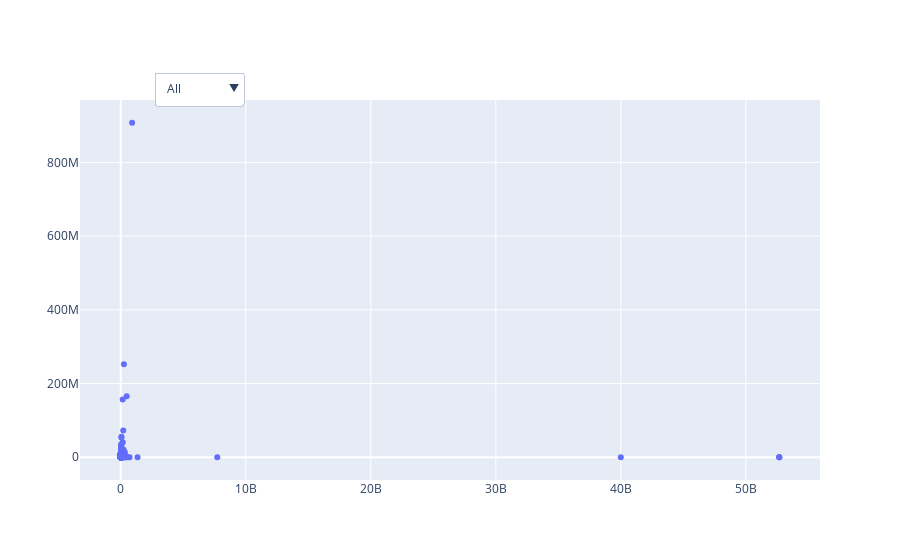

The notebook cell saved with this chart:
### Markdown cell above
### Adding Dropdown menu

### Code cell
# Create the dropdown menu for the 'Stage' column
stages = sorted(df['Stage'].unique())  # Get unique stage values
buttons = [dict(label="All", method="update", args=[{"visible": [True]* len(df)}])]  # Add "All" option
print(stages)
for stage in stages:
    buttons.append(dict(label=stage, method="update", args=[{"visible": (df['Stage'] == stage).tolist() }]))

figv = go.Figure(data=[go.Scatter(
    x=df["Current Exposure"],
    y=df["ECL final after all edit"],
    mode='markers',
    hoverinfo='text',
    hovertext=[f'EAD Amount: {ead:,.2f}, ECL: {imp:,.2f}, ACC ID: {acc_id}' for ead, imp, acc_id in zip(df["Current Exposure"], 
    df["ECL final after all edit"], df["Position Id"])]
    )])

figv.update_layout(
    updatemenus=[
        dict(
            buttons=buttons,
            direction="down",
            pad={"r": 10, "t": 10},
            showactive=True,
            x=0.1,
            xanchor="left",
            y=1.1,
            yanchor="top"
        ),
    ]
)

figv.show()

### Figure 1 — Plotly figure (JSON) as saved in the notebook; plotly's stock layout.template omitted (floating-point values rounded to 4 significant figures; data arrays with more than 128 entries replaced by an {"elided": "..."} marker saying what was removed)
{"data": [{"hoverinfo": "text", "hovertext": {"elided": "5287 str values"}, "mode": "markers", "type": "scatter", "x": {"elided": "5287 float values"}, "y": {"elided": "5287 float values"}}], "layout": {"updatemenus": [{"buttons": [{"args": [{"visible": {"elided": "5287 bool values"}}], "label": "All", "method": "update"}, {"args": [{"visible": {"elided": "5287 bool values"}}], "label": "STAGE_1", "method": "update"}, {"args": [{"visible": {"elided": "5287 bool values"}}], "label": "STAGE_2", "method": "update"}, {"args": [{"visible": {"elided": "5287 bool values"}}], "label": "STAGE_3", "method": "update"}], "direction": "down", "pad": {"r": 10, "t": 10}, "showactive": true, "x": 0.1, "xanchor": "left", "y": 1.1, "yanchor": "top"}]}}
